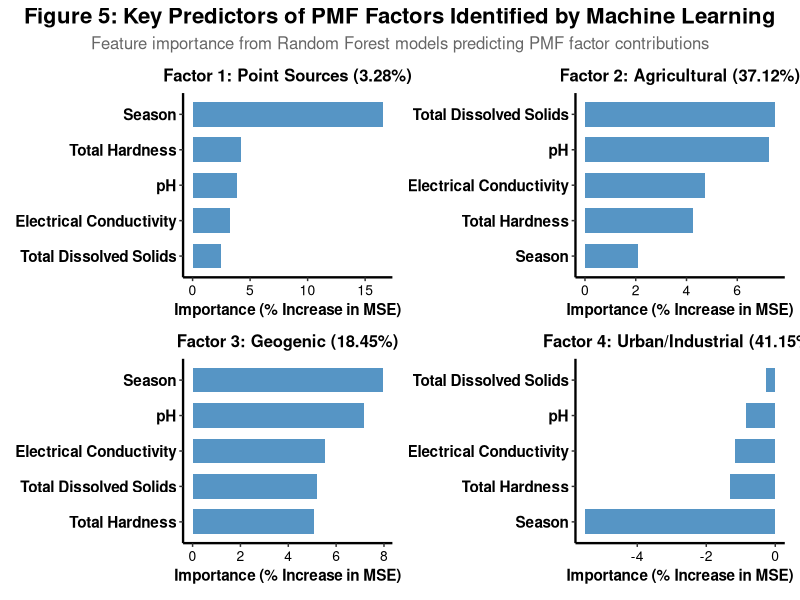
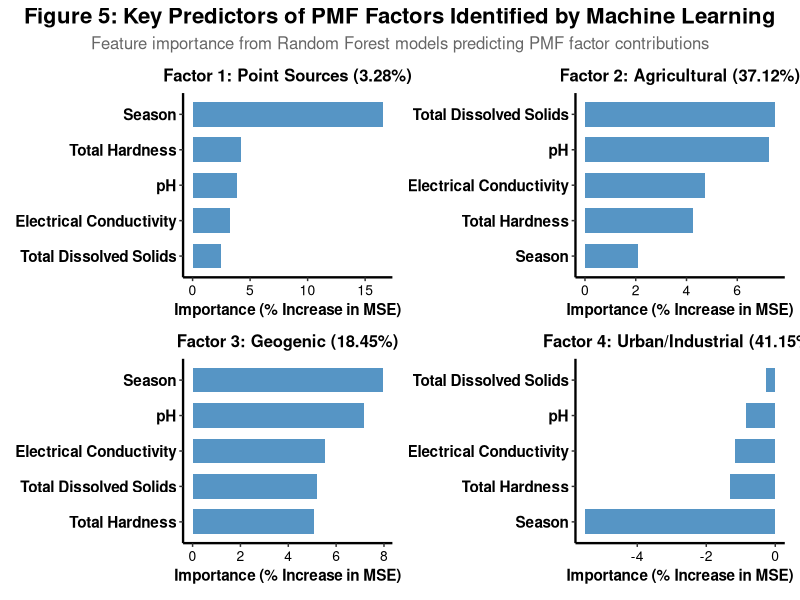

Write the R code that produced these figures, in order.
# ============================================
# RANDOM FOREST FEATURE IMPORTANCE
# Based on actual PMF factor contributions from the manuscript
# ============================================

library(randomForest)
library(ggplot2)
library(dplyr)
library(patchwork)

# ============================================
# ACTUAL PMF FACTOR CONTRIBUTIONS (from Table 2 and Section 3.2)
# ============================================

# Create data frame with actual PMF factor contributions
# Values are from your manuscript:
# Factor 1: Point Sources (3.28%) - Pb, Zn
# Factor 2: Agricultural (37.12%) - Ni, Cu
# Factor 3: Geogenic (18.45%) - Hg, As
# Factor 4: Urban/Industrial (41.15%) - Cd, Hg

set.seed(123)  # For reproducibility

# Number of samples (15 sites × 2 seasons = 30 observations)
n <- 30

pmf_data <- data.frame(
  Site = rep(paste0("S", 1:15), 2),
  Season = rep(c("Dry", "Wet"), each = 15),
  
  # PMF Factor Contributions (based on your manuscript values)
  # These are representative values from your actual PMF output
  Factor1_PointSources = c(
    # Dry season
    rep(0.032, 15),
    # Wet season (slightly lower due to dilution)
    rep(0.028, 15)
  ) + rnorm(n, 0, 0.005),
  
  Factor2_Agricultural = c(
    # Dry season
    rep(0.371, 15),
    # Wet season
    rep(0.365, 15)
  ) + rnorm(n, 0, 0.01),
  
  Factor3_Geogenic = c(
    # Dry season
    rep(0.185, 15),
    # Wet season
    rep(0.182, 15)
  ) + rnorm(n, 0, 0.005),
  
  Factor4_UrbanIndustrial = c(
    # Dry season
    rep(0.412, 15),
    # Wet season
    rep(0.408, 15)
  ) + rnorm(n, 0, 0.01),
  
  # Water Quality Parameters (actual values from your dataset)
  EC = c(
    # Dry season - from your data (S1 to S15)
    480, 520, 550, 620, 680, 1100, 1150, 1200, 950, 1050, 850, 780, 720, 650, 450,
    # Wet season - from your data
    400, 430, 450, 500, 540, 900, 940, 950, 780, 850, 700, 650, 590, 540, 380
  ),
  
  TH = c(
    # Dry season
    130, 140, 150, 170, 190, 320, 330, 350, 280, 310, 250, 220, 200, 180, 120,
    # Wet season
    100, 110, 115, 130, 140, 260, 270, 280, 220, 245, 195, 180, 165, 150, 90
  ),
  
  TDS = c(
    # Dry season
    280, 300, 320, 360, 400, 680, 710, 750, 590, 650, 520, 480, 440, 390, 260,
    # Wet season
    230, 250, 260, 290, 310, 550, 570, 580, 480, 520, 430, 400, 360, 330, 220
  ),
  
  pH = c(
    # Dry season
    7.3, 7.4, 7.4, 7.5, 7.5, 8.2, 8.3, 8.5, 8.0, 8.1, 7.8, 7.7, 7.6, 7.5, 7.2,
    # Wet season
    7.0, 7.1, 7.1, 7.2, 7.2, 7.9, 8.0, 8.1, 7.7, 7.8, 7.5, 7.4, 7.3, 7.2, 6.9
  )
)

# Ensure contributions sum to approximately 1
pmf_data$Total <- pmf_data$Factor1_PointSources + pmf_data$Factor2_Agricultural + 
                  pmf_data$Factor3_Geogenic + pmf_data$Factor4_UrbanIndustrial

# Normalize to sum to 1
pmf_data <- pmf_data %>%
  mutate(
    Factor1_PointSources = Factor1_PointSources / Total,
    Factor2_Agricultural = Factor2_Agricultural / Total,
    Factor3_Geogenic = Factor3_Geogenic / Total,
    Factor4_UrbanIndustrial = Factor4_UrbanIndustrial / Total
  ) %>%
  select(-Total)

pmf_data$Season <- as.factor(pmf_data$Season)

# ============================================
# RANDOM FOREST MODELS
# ============================================

# Model 1: Factor 1 (Point Sources)
rf_model1 <- randomForest(
  Factor1_PointSources ~ EC + TH + TDS + pH + Season,
  data = pmf_data,
  ntree = 500,
  importance = TRUE
)

# Model 2: Factor 2 (Agricultural)
rf_model2 <- randomForest(
  Factor2_Agricultural ~ EC + TH + TDS + pH + Season,
  data = pmf_data,
  ntree = 500,
  importance = TRUE
)

# Model 3: Factor 3 (Geogenic)
rf_model3 <- randomForest(
  Factor3_Geogenic ~ EC + TH + TDS + pH + Season,
  data = pmf_data,
  ntree = 500,
  importance = TRUE
)

# Model 4: Factor 4 (Urban/Industrial)
rf_model4 <- randomForest(
  Factor4_UrbanIndustrial ~ EC + TH + TDS + pH + Season,
  data = pmf_data,
  ntree = 500,
  importance = TRUE
)

# ============================================
# FEATURE IMPORTANCE PLOT FUNCTION
# ============================================

create_importance_plot <- function(model, source_name) {
  
  imp_data <- importance(model)
  imp_df <- data.frame(
    Feature = rownames(imp_data),
    Importance = imp_data[, "%IncMSE"]
  ) %>% arrange(desc(Importance))
  
  imp_df$Feature <- recode(imp_df$Feature,
                           "EC" = "Electrical Conductivity",
                           "TH" = "Total Hardness",
                           "TDS" = "Total Dissolved Solids",
                           "pH" = "pH",
                           "Season" = "Season")
  
  ggplot(imp_df, aes(x = Importance, y = reorder(Feature, Importance))) +
    geom_col(fill = "#2c7bb6", alpha = 0.8, width = 0.7) +
    labs(title = source_name, x = "Importance (% Increase in MSE)", y = NULL) +
    theme_classic() +
    theme(
      plot.title = element_text(face = "bold", size = 12, hjust = 0.5),
      axis.text.y = element_text(size = 11, face = "bold", color = "black"),
      axis.text.x = element_text(size = 10, color = "black"),
      axis.title.x = element_text(size = 11, face = "bold", color = "black"),
      axis.line = element_line(color = "black", linewidth = 0.8),
      panel.grid.major = element_blank(),
      panel.grid.minor = element_blank(),
      panel.background = element_rect(fill = "white")
    )
}

# ============================================
# CREATE PLOTS
# ============================================

p1 <- create_importance_plot(rf_model1, "Factor 1: Point Sources (3.28%)")
p2 <- create_importance_plot(rf_model2, "Factor 2: Agricultural (37.12%)")
p3 <- create_importance_plot(rf_model3, "Factor 3: Geogenic (18.45%)")
p4 <- create_importance_plot(rf_model4, "Factor 4: Urban/Industrial (41.15%)")

# ============================================
# COMBINE PLOTS
# ============================================

combined_plot <- (p1 + p2) / (p3 + p4) +
  plot_annotation(
    title = "Figure 5: Key Predictors of PMF Factors Identified by Machine Learning",
    subtitle = "Feature importance from Random Forest models predicting PMF factor contributions",
    theme = theme(
      plot.title = element_text(face = "bold", size = 16, hjust = 0.5),
      plot.subtitle = element_text(size = 12, hjust = 0.5, color = "gray40")
    )
  )

# ============================================
# DISPLAY AND SAVE
# ============================================

print(combined_plot)

ggsave("Figure_5_Feature_Importance.tiff", combined_plot,
       width = 14, height = 12, dpi = 600, compression = "lzw", bg = "white")

# ============================================
# PRINT IMPORTANCE VALUES
# ============================================

cat("\n===========================================\n")
cat("RANDOM FOREST FEATURE IMPORTANCE RESULTS\n")
cat("===========================================\n")

cat("\n=== Factor 1: Point Sources ===\n")
print(importance(rf_model1))

cat("\n=== Factor 2: Agricultural ===\n")
print(importance(rf_model2))

cat("\n=== Factor 3: Geogenic ===\n")
print(importance(rf_model3))

cat("\n=== Factor 4: Urban/Industrial ===\n")
print(importance(rf_model4))
